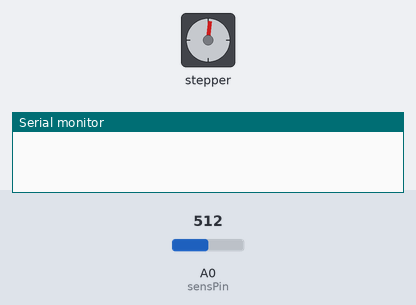
The sketch below on a simulated Arduino Uno, built with avr-gcc and run on an emulated ATmega328P. Parts: stepper motor, the last lines printed to the serial monitor. The inputs (shaded band) are chosen by the test bench; at power-on: A0 (sensPin) = 512. Stepper angles assume 500 steps per turn.

Above: at 0.05 s.
At 0.2 s:
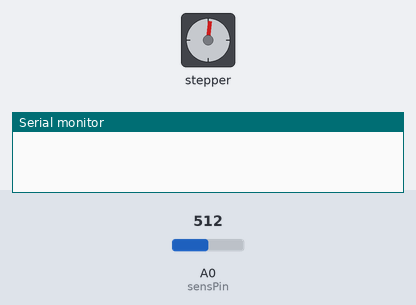
At 2.2 s:
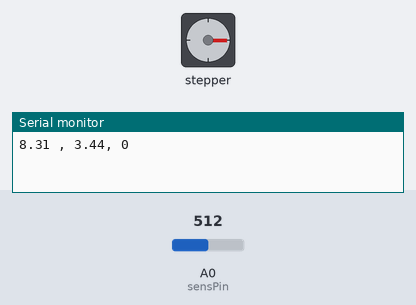
Timing chart, 0 to 5.2 s (numbered marks = the images above):
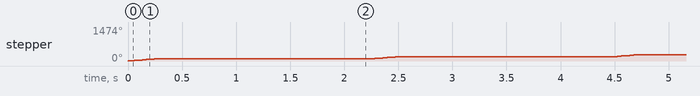

The sketch:

stepper_sharp.ino
```cpp
#include <Stepper.h>

const int stepsPerRevolution = 500;
Stepper myStepper(stepsPerRevolution, 8,10,9,11); // data to motor

int sensValue = 0;
int distValue = 0;
int sensPin = A0;
float Deg = 0;
float DegRad = 0;
float Xvalue = 0;
float Yvalue = 0;
int pulseStep = 0;
float Cos = 0;
float Sin = 0;

//note: 1 degree = 0,0174533 RAD
//01pulse = 0,17578125º

void setup()
{

 myStepper.setSpeed(64);// vel. start
 pinMode(sensPin, INPUT);
 Serial.begin(9600);
}

void loop()
{
  while(Deg<360){
 pulseStep = 128; //2048pulses = 360º
 myStepper.step(pulseStep); //100Pul
 sensValue = analogRead(sensPin);
 distValue = (6762/(sensValue-9))-4;
 Deg = Deg + (pulseStep*0.17578125);
 DegRad =  0.0174533 * Deg;
    Cos = cos(DegRad);
    Sin = sin(DegRad);
 Yvalue = distValue * sin(DegRad);
 Xvalue = distValue * cos(DegRad);
 // Serial.print(";");
 Serial.print(Xvalue);
 Serial.print(" , ");
 Serial.print(Yvalue);
 Serial.println(", 0");
 delay(2000);}
}
```

Measured:
- by itself, stepper: turns 92° clockwise in 0.24 s, repeating every 2.2 s
